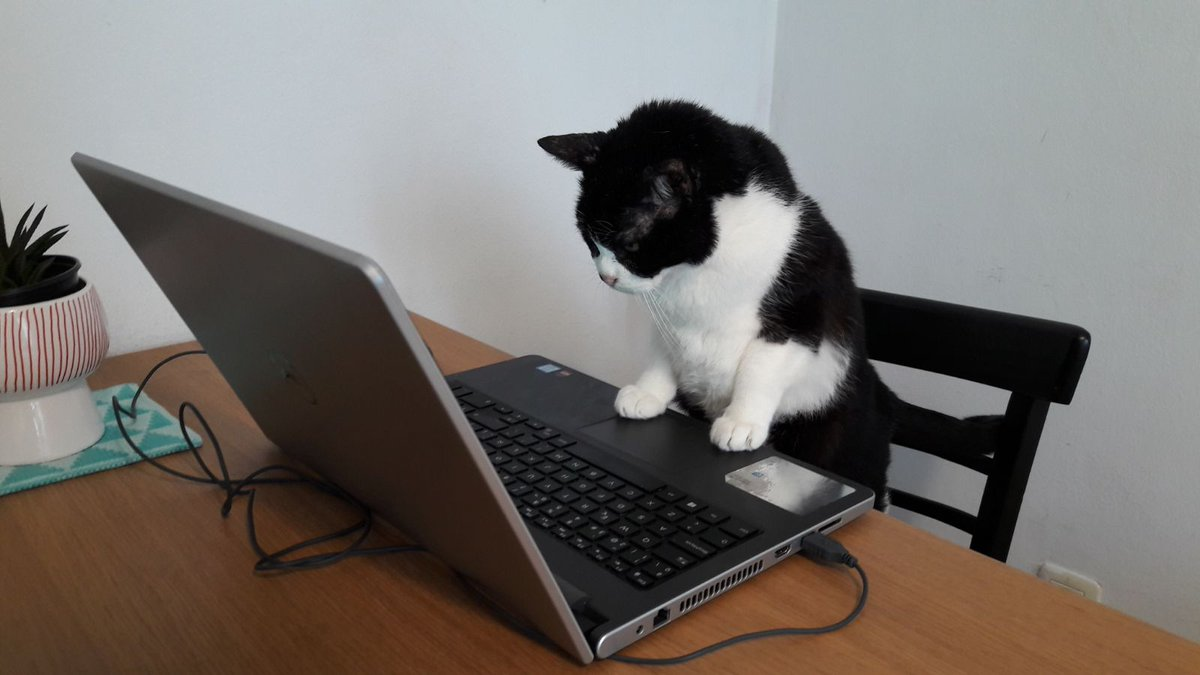
#> input picture TEST_Images/img1.jpg, 1200 x 675 px
$ python encode_image.py
#> lines starting #> are read from the running program, lines starting #| are printed output that depends on the picture
import base64
from PIL import Image
from io import BytesIO

# Cargar una imagen en binario y convertirla a base64
with Image.open("img1.jpg") as img:
    # Redimensionar la imagen
#> img is the input picture: PIL image 1200x675 RGB; mean R, G, B 118.4, 113.1, 109
    img = img.resize((100, 100))
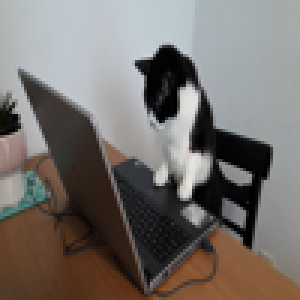
#> img: PIL image 100x100 RGB (shown 3 times larger); mean R, G, B 118.4, 113.1, 109

    # Crear un buffer de memoria para la imagen
    buffer = BytesIO()
    img.save(buffer, format="JPEG")
    buffer.seek(0)

    # Convertir la imagen en memoria a base64
    img_base64 = base64.b64encode(buffer.read()).decode("utf-8")

    # Imprimir la imagen en base64
    print(img_base64)
